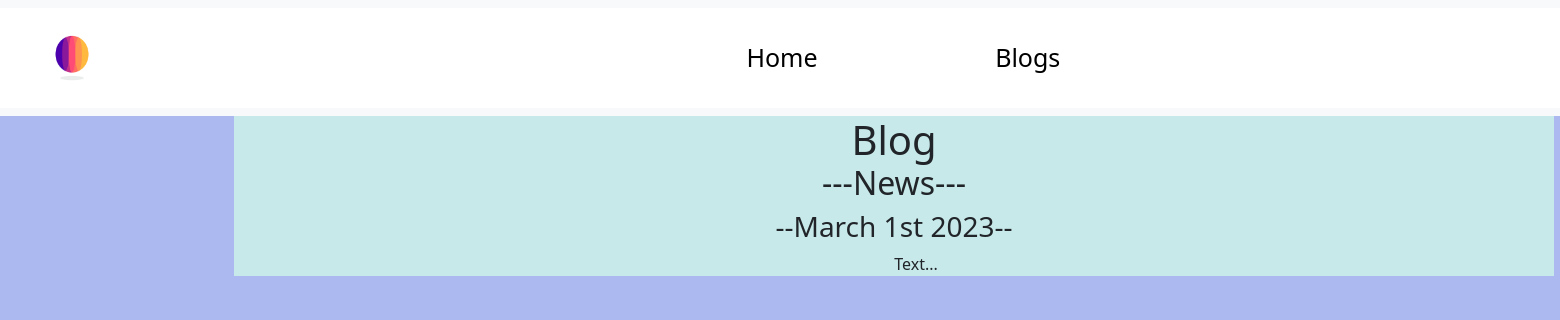
The app's page /blog/2/ with its own data.
### blog/models.py (models this page shows, shortened)
class Post(models.Model):
    title = models.CharField(max_length=200)
    description = models.TextField()
    created_at = models.DateField()

### blog/views.py (the view)
# urls.py: path("<int:blog_id>/", views.detail, name="detail")
def detail(request, blog_id):
    blog = get_object_or_404(Post, pk=blog_id)
    return render(request, "blog/detail.html", {"blog": blog})

### blog/templates/blog/detail.html (shortened to what this page needs)
{% extends 'portfolio/base.html' %}
{% block content %}
<h1>Blog</h1>
<h2>---{{ blog.title }}---</h2>
<h3>--{{ blog.created_at|date:"F jS Y" }}--<br></h3>
<p>{{ blog.description|safe }}<br></p>
{% endblock %}

### portfolio/templates/portfolio/base.html (style rules this page uses)
body { background: #acb9f1; margin: 0; padding: 0; overflow-x: hidden; }

### blog/templates/blog/detail.html (style rules this page uses)
h1 { position: relative; align-items: center; justify-content: center; display: flex; margin: 0; }
h2 { position: relative; align-items: center; justify-content: center; display: flex; }
h3 { position: relative; align-items: center; justify-content: center; display: flex; }
p { position: relative; width: 1100px; left: 10%; align-items: center; justify-content: center; display: flex; }

### records on screen
Post: title "News", created_at "March 1st 2023", description "Text..."
